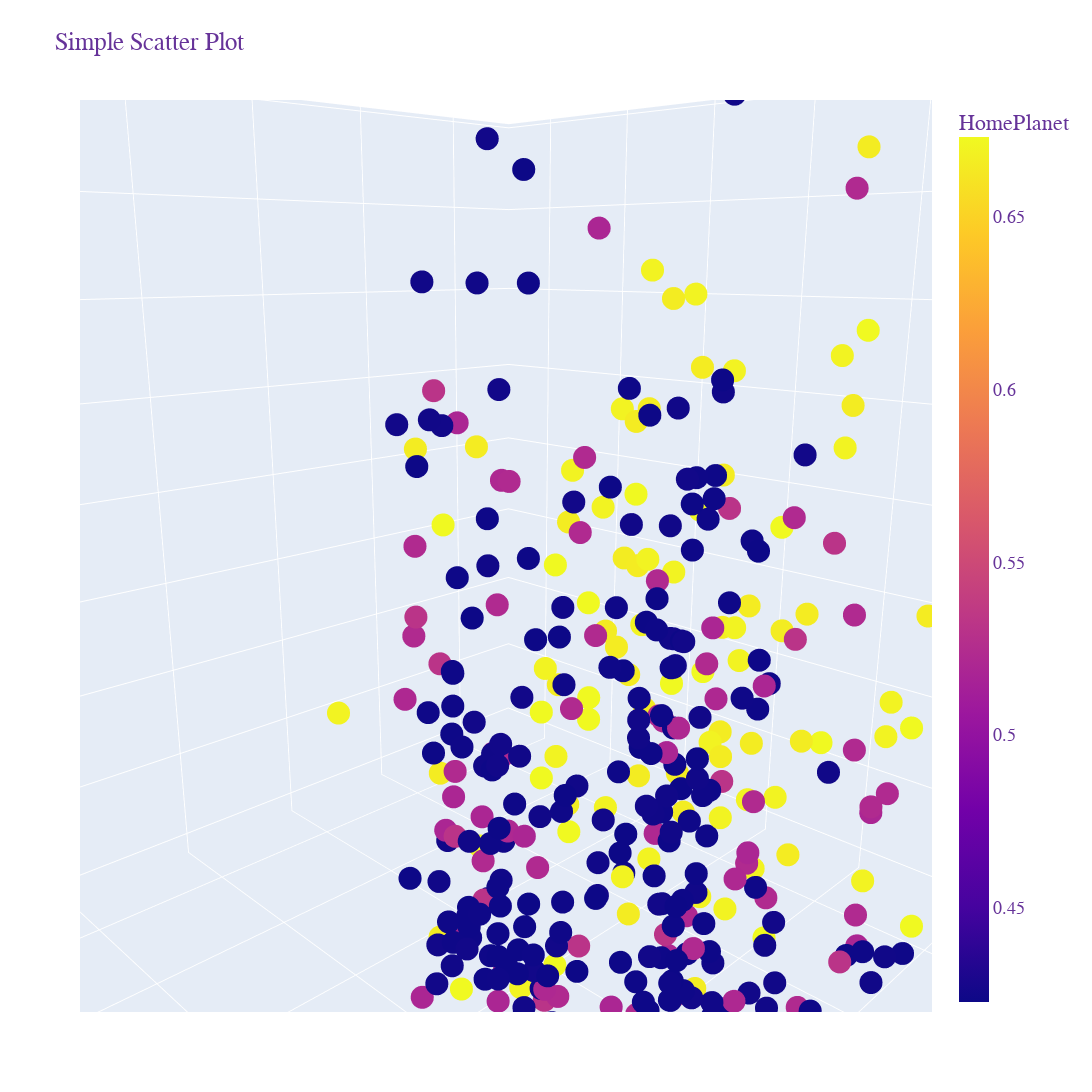

The notebook cell this image was saved under:
### Code cell
# Create the scatter plot
fig = px.scatter_3d(df_train[FN], x="Consumption_High_End", y="Consumption_Basic", z="Age",  color="HomePlanet", title="Simple Scatter Plot")

# Updating layout for a better visualization
fig.update_layout(
    xaxis_title="Consumption_High_End",
    yaxis_title="Consumption_Basic",
    legend_title="Transported",
    font=dict(
        family="Courier New, monospace",
        size=18,
        color="RebeccaPurple"
    ),
    width=1200, height=1200
)
fig.update_xaxes(range=[0, 15000])  # Set x-axis range from 0 to 6
fig.update_yaxes(range=[0, 15000])  # Set y-axis range from 0 to 120000
# Show the plot
fig.show()

### Figure 1 — Plotly figure (JSON) as saved in the notebook; plotly's stock layout.template omitted (floating-point values rounded to 4 significant figures; data arrays with more than 128 entries replaced by an {"elided": "..."} marker saying what was removed)
{"data": [{"hovertemplate": "Consumption_High_End=%{x}<br>Consumption_Basic=%{y}<br>Age=%{z}<br>HomePlanet=%{marker.color}<extra></extra>", "legendgroup": "", "marker": {"color": {"elided": "698 float values"}, "coloraxis": "coloraxis", "symbol": "circle"}, "mode": "markers", "name": "", "scene": "scene", "showlegend": false, "type": "scatter3d", "x": {"elided": "698 float values"}, "y": {"elided": "698 float values"}, "z": {"elided": "698 float values"}}], "layout": {"coloraxis": {"colorbar": {"title": {"text": "HomePlanet"}}, "colorscale": [[0, "#0d0887"], [0.1111, "#46039f"], [0.2222, "#7201a8"], [0.3333, "#9c179e"], [0.4444, "#bd3786"], [0.5556, "#d8576b"], [0.6667, "#ed7953"], [0.7778, "#fb9f3a"], [0.8889, "#fdca26"], [1, "#f0f921"]]}, "font": {"color": "RebeccaPurple", "family": "Courier New, monospace", "size": 18}, "height": 1200, "legend": {"title": {"text": "Transported"}, "tracegroupgap": 0}, "scene": {"aspectmode": "auto", "aspectratio": {"x": 1, "y": 1, "z": 1}, "camera": {"center": {"x": 0, "y": 0, "z": 0}, "eye": {"x": -0.7798, "y": -0.7889, "z": 0.2999}, "projection": {"type": "perspective"}, "up": {"x": 0, "y": 0, "z": 1}}, "domain": {"x": [0, 1], "y": [0, 1]}, "xaxis": {"title": {"text": "Consumption_High_End"}, "type": "linear"}, "yaxis": {"title": {"text": "Consumption_Basic"}, "type": "linear"}, "zaxis": {"title": {"text": "Age"}, "type": "linear"}}, "title": {"text": "Simple Scatter Plot"}, "width": 1200, "xaxis": {"range": [0, 15000], "title": {"text": "Consumption_High_End"}}, "yaxis": {"range": [0, 15000], "title": {"text": "Consumption_Basic"}}}}
